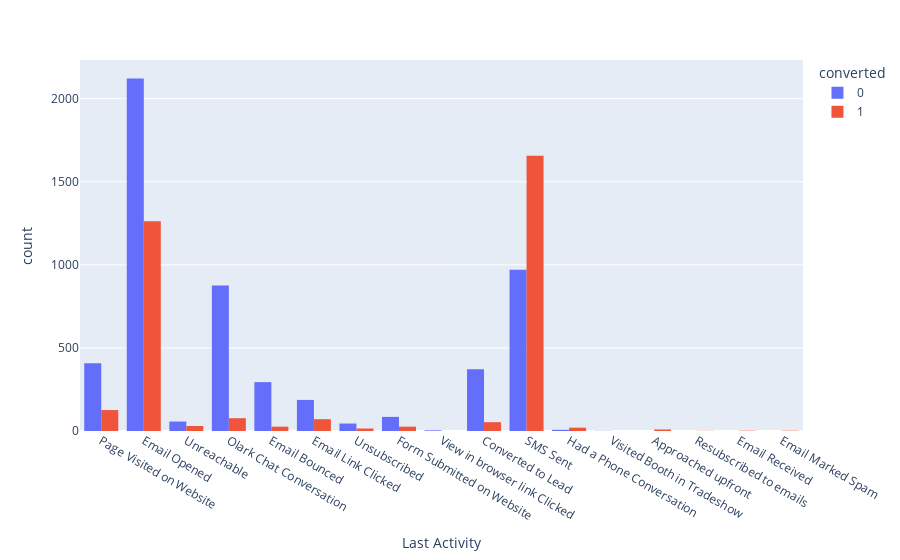

Source (notebook cell):
### Markdown cell above
- We can see that majority of Leads come from `Google, Direct Traffic & Reference`.
- `Refrence` & `Welingak Website` have high conversion rate.
- Though from `Olark Chat` lot of people are coming, conversion rate is comparatively low. Company has to focus on conversion coming from this source.

### Visualizing Last Activity Column

### Code cell
# Bar plot of Last Activity columnn
fig4=px.histogram(df, x='last_activity', color="converted", barmode='group',hover_data=df.columns,
                  labels={'last_activity': 'Last Activity'})
fig4.show()

### Figure 1 — Plotly figure (JSON) as saved in the notebook; plotly's stock layout.template omitted (floating-point values rounded to 4 significant figures; data arrays with more than 128 entries replaced by an {"elided": "..."} marker saying what was removed)
{"data": [{"alignmentgroup": "True", "bingroup": "x", "hovertemplate": "converted=0<br>Last Activity=%{x}<br>count=%{y}<extra></extra>", "legendgroup": "0", "marker": {"color": "#636efa", "pattern": {"shape": ""}}, "name": "0", "offsetgroup": "0", "orientation": "v", "showlegend": true, "type": "histogram", "x": {"elided": "5427 str values"}, "xaxis": "x", "yaxis": "y"}, {"alignmentgroup": "True", "bingroup": "x", "hovertemplate": "converted=1<br>Last Activity=%{x}<br>count=%{y}<extra></extra>", "legendgroup": "1", "marker": {"color": "#EF553B", "pattern": {"shape": ""}}, "name": "1", "offsetgroup": "1", "orientation": "v", "showlegend": true, "type": "histogram", "x": {"elided": "3377 str values"}, "xaxis": "x", "yaxis": "y"}], "layout": {"barmode": "group", "legend": {"title": {"text": "converted"}, "tracegroupgap": 0}, "margin": {"t": 60}, "xaxis": {"anchor": "y", "domain": [0, 1], "title": {"text": "Last Activity"}}, "yaxis": {"anchor": "x", "domain": [0, 1], "title": {"text": "count"}}}}
